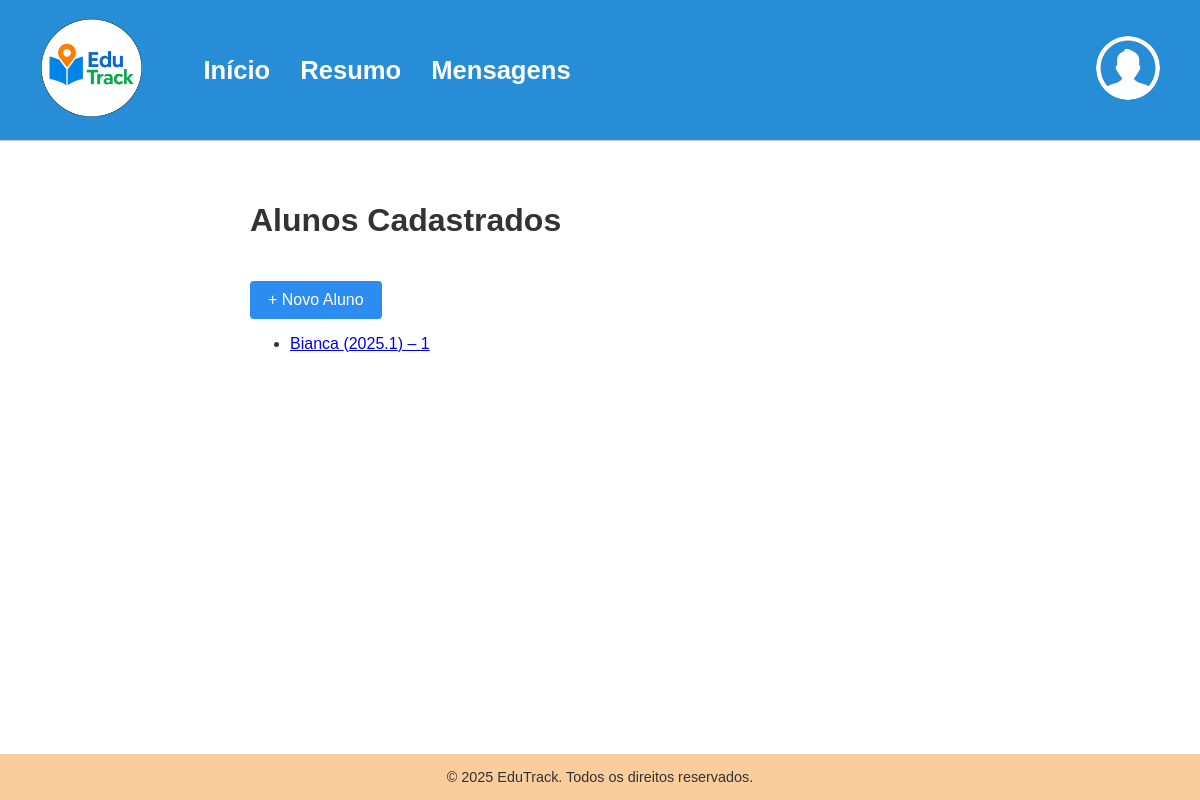
The page /alunoLista/ on the database as committed earlier.
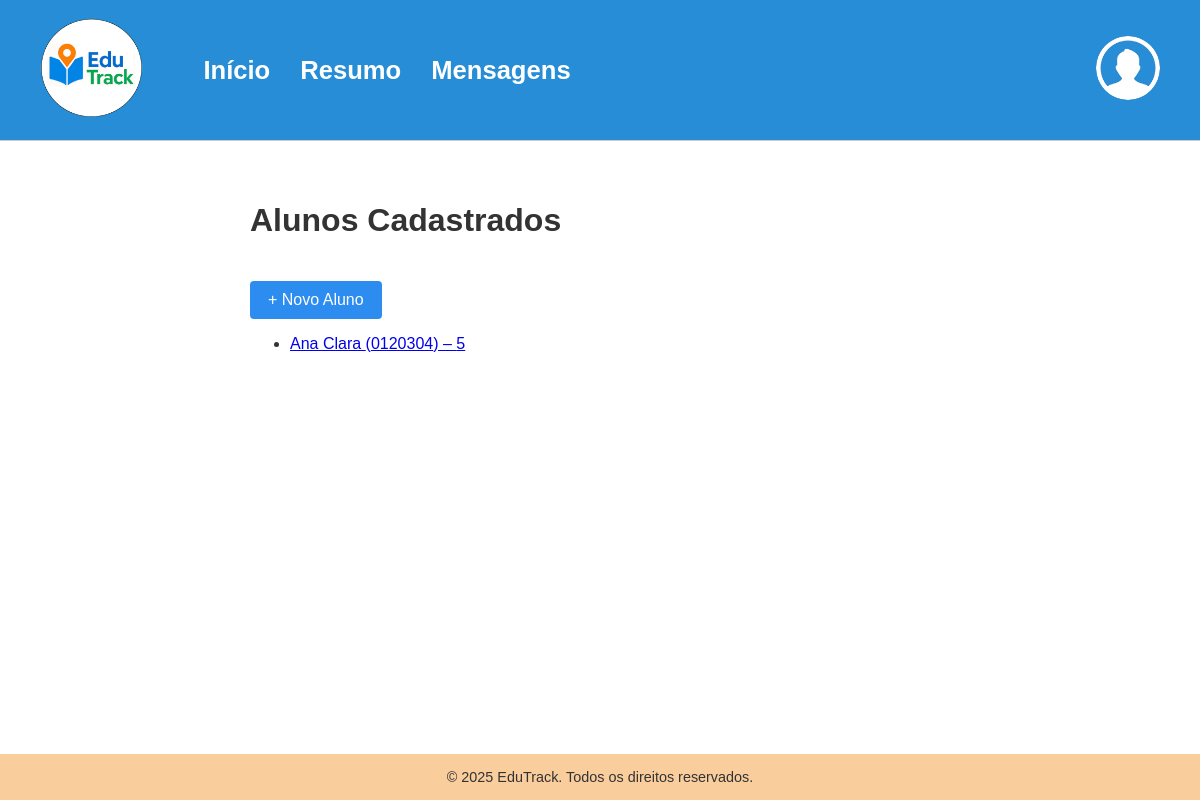
The same page on the database as committed later.
### edutrack/models.py (models this page shows, shortened)
class Aluno(models.Model):
    user = models.OneToOneField(User, on_delete=models.CASCADE, null=True, blank=True)
    nome = models.CharField('Nome', max_length=100)
    matricula = models.CharField('Matrícula', max_length=20, unique=True)
    turma = models.CharField('Turma', max_length=50)
    pontualidade = models.PositiveIntegerField('Pontualidade (%)', default=0)
    participacao_aula = models.PositiveIntegerField('Participação em aula (%)', default=0)
    entregas_tarefas = models.PositiveIntegerField('Entregas de tarefas (%)', default=0)
    comportamento_funcionarios = models.PositiveIntegerField('Comportamento com funcionários (%)', default=0)
    participacao_oficinas = models.PositiveIntegerField('Participação em oficinas (%)', default=0)
    comportamento_sala = models.PositiveIntegerField('Comportamento em sala de aula (%)', default=0)
    participacao_plataformas = models.PositiveIntegerField('Participação em plataformas (%)', default=0)

### edutrack/views.py (the view)
# urls.py: path('', aluno_list, name='aluno_list'),
def aluno_list(request):
    alunos = Aluno.objects.all()
    return render(request, 'lista_alunos.html', {
        'alunos': alunos
    })

### edutrack_projeto/templates/lista_alunos.html (shortened to what this page needs)
{% load static %}
<!DOCTYPE html>
<html lang="pt-BR">
<head>
  <link rel="stylesheet" href="{% static 'participacao.css' %}">
</head>
<body>
  <header class="site-header">
    <a href="{% url 'aluno_lista' %}" class="logo">
      <img src="{% static 'imgs/logo.png' %}" alt="EduTrack Logo">
    </a>
    <nav class="main-nav">
      <ul>
        <li><a href="{% url 'aluno_lista' %}">Início</a></li>
        <li><a href="#">Resumo</a></li>
        <li><a href="#">Mensagens</a></li>
      </ul>
    </nav>
    <div class="header-right">
      <a href="#" class="profile-icon">
        <img src="{% static 'imgs/user-icon.png' %}" alt="Usuário">
      </a>
    </div>
  </header>
  <main>
    <div class="content-wrapper">
      <h1>Alunos Cadastrados</h1>
      <p><a class="btn" href="{% url 'forms_aluno' %}">+ Novo Aluno</a></p>
      <ul class="student-list">
        {% for a in alunos %}
          <li>
            <a href="{% url 'participacao' a.pk %}">
              {{ a.nome }} ({{ a.matricula }}) – {{ a.turma }}
            </a>
          </li>
        {% empty %}
          <li><em>Nenhum aluno cadastrado.</em></li>
        {% endfor %}
      </ul>
    </div>
  </main>
  <footer class="site-footer">
    © 2025 EduTrack. Todos os direitos reservados.
  </footer>
</body>
</html>

Rows that differ between the two databases and show on the page:
changed Aluno: nome "Bianca" → "Ana Clara"; matricula "2025.1" → "0120304"; turma "1" → "5"
